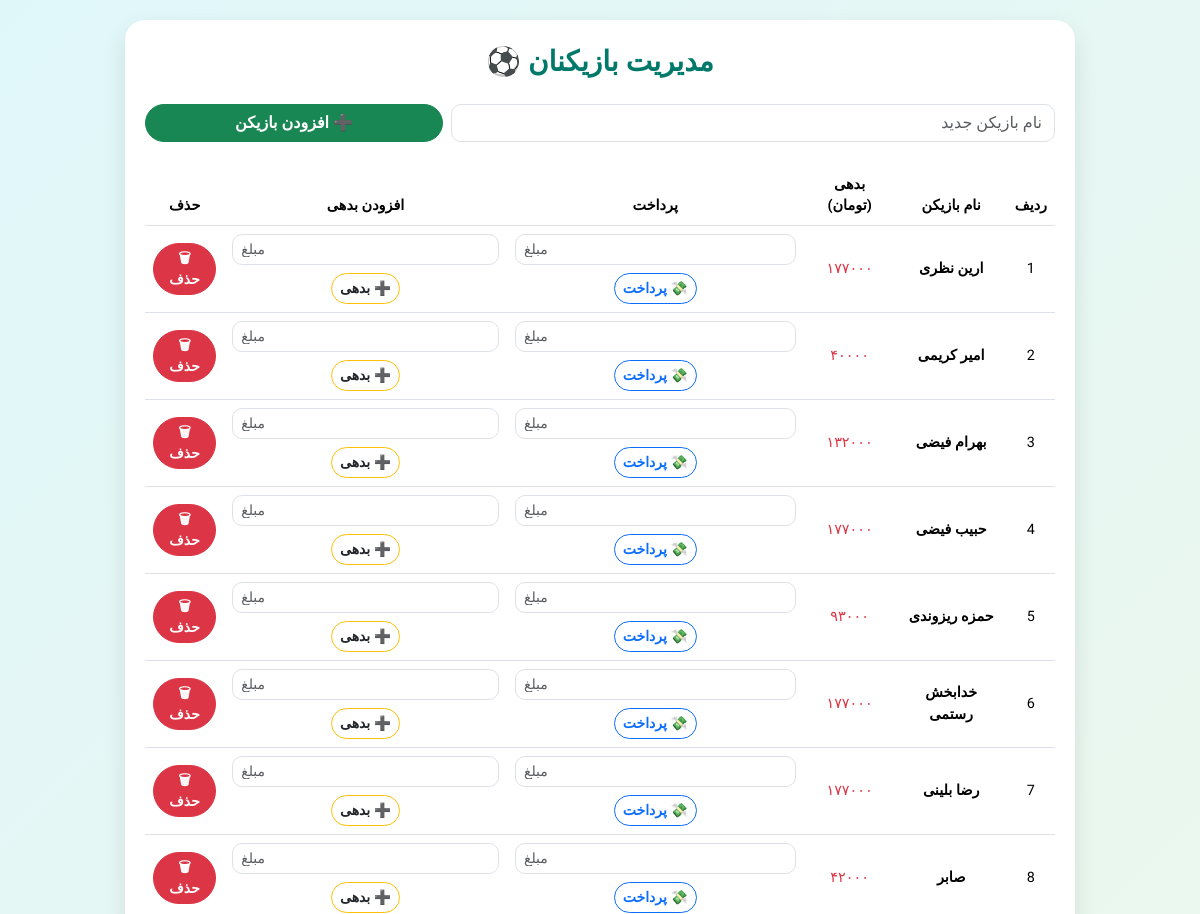
The app's page /admin/players (signed in, upper part), older data.
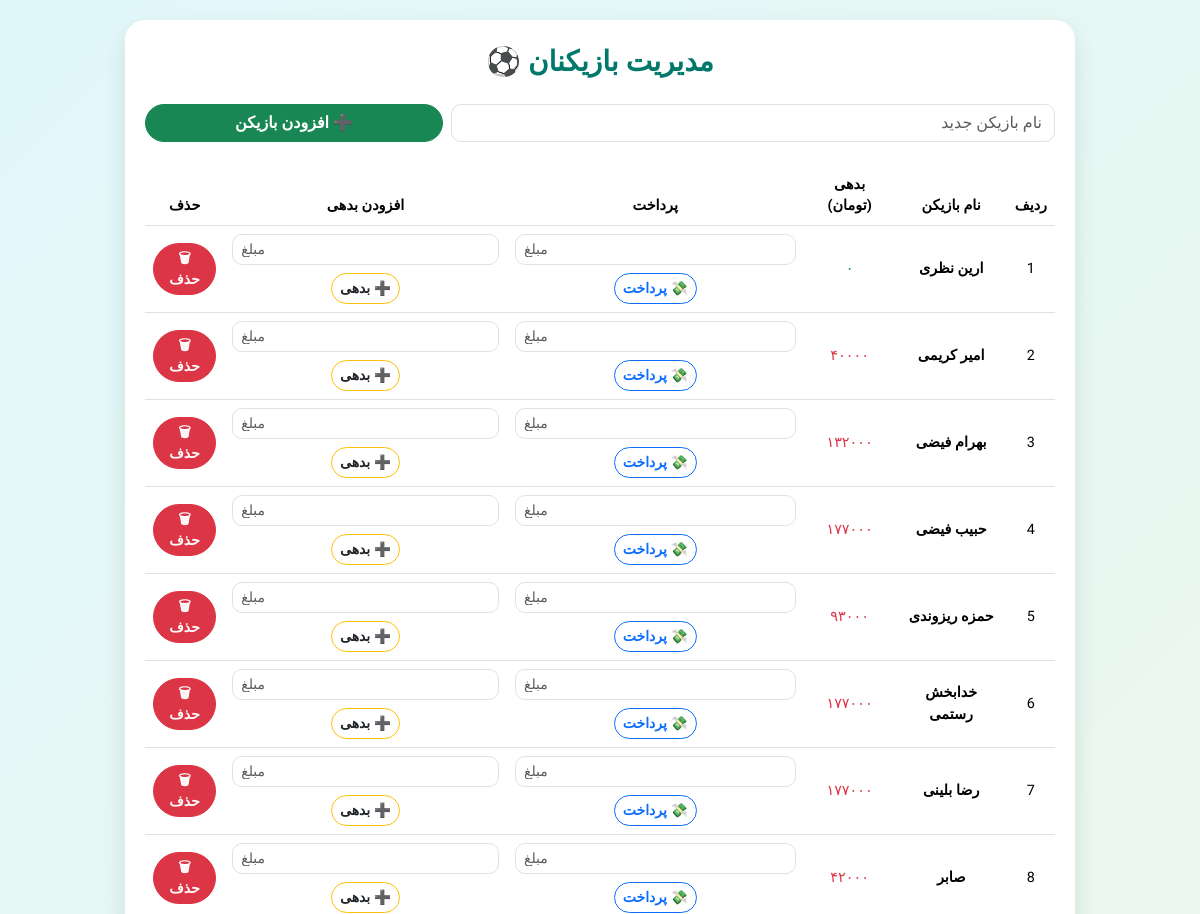
The same page, newer data.
### app.py (models this page shows)
class Player(db.Model):
    id = db.Column(db.Integer, primary_key=True)
    name = db.Column(db.String(100), nullable=False)
    debt = db.Column(db.Integer, default=0)

### app.py (the view, shortened to what this page needs)
@app.route("/admin/players", methods=["GET", "POST"])
def admin_players():
    if not session.get("admin"):
        return redirect(url_for("admin_login"))
    players = Player.query.order_by(Player.name).all()
    return render_template("admin_players.html", players=players, persian_number=persian_number)

### app.py (called while the page is built)
def persian_number(number):
    persian_digits = "۰۱۲۳۴۵۶۷۸۹"
    return "".join(persian_digits[int(d)] if d.isdigit() else d for d in str(number))

### templates/admin_players.html (shortened to what this page needs)
<!doctype html>
<html lang="fa" dir="rtl">
<head>
  <link href="https://cdn.jsdelivr.net/npm/bootstrap@5.3.3/dist/css/bootstrap.rtl.min.css" rel="stylesheet">
</head>
<body>
  <div class="container">
    <h3>مدیریت بازیکنان ⚽</h3>
    <form method="POST" class="row g-2 mb-4 justify-content-center">
      <div class="col-12 col-sm-8">
        <input type="text" name="name" class="form-control" placeholder="نام بازیکن جدید" required>
      </div>
      <div class="col-12 col-sm-4">
        <button type="submit" class="btn btn-success w-100">➕ افزودن بازیکن</button>
      </div>
    </form>
    <div class="table-responsive">
      <table class="table table-hover align-middle text-center">
        <thead>
          <tr>
            <th>ردیف</th>
            <th>نام بازیکن</th>
            <th>بدهی (تومان)</th>
            <th>پرداخت</th>
            <th>افزودن بدهی</th>
            <th>حذف</th>
          </tr>
        </thead>
        <tbody>
          {% for player in players %}
          <tr>
            <td>{{ loop.index }}</td>
            <td class="fw-bold">{{ player.name }}</td>
            <td class="{% if player.debt > 0 %}text-danger{% else %}text-success{% endif %}">
              {{ persian_number(player.debt) }}
            </td>
            <td>
              <form method="POST" class="d-flex justify-content-center flex-wrap gap-2">
                <input type="number" name="amount" class="form-control form-control-sm" placeholder="مبلغ" required>
                <button type="submit" class="btn btn-outline-primary btn-sm">💸 پرداخت</button>
              </form>
            </td>
            <td>
              <form method="POST" class="d-flex justify-content-center flex-wrap gap-2">
                <input type="number" name="amount" class="form-control form-control-sm" placeholder="مبلغ" required>
                <button type="submit" class="btn btn-outline-warning btn-sm text-dark">➕ بدهی</button>
              </form>
            </td>
            <td>
              <form method="POST" onsubmit="return confirm('آیا مطمئنی می‌خواهی حذفش کنی؟');">
                <button type="submit" class="btn btn-danger btn-sm">🗑 حذف</button>
              </form>
            </td>
          </tr>
          {% endfor %}
        </tbody>
      </table>
    </div>
  </div>
</body>
</html>

### templates/admin_players.html (style rules this page uses)
body { font-family: 'Vazirmatn', sans-serif; background: linear-gradient(135deg, #e0f7fa, #f1f8e9); min-height: 100vh; display: flex; align-items: center; justify-content: center; padding: 20px; }
.container { background: #fff; border-radius: 20px; padding: 25px 20px; box-shadow: 0 10px 25px rgba(0,0,0,0.1); width: 100%; max-width: 950px; transition: all 0.3s ease; }
h3 { text-align: center; margin-bottom: 25px; font-weight: 700; color: #00796b; }
table { font-size: 0.9rem; }
th { background: #00796b; color: #fff; }
.btn { border-radius: 30px; font-weight: 600; transition: all 0.2s ease-in-out; }
input[type="number"], input[type="text"] { border-radius: 10px; }

Row changes from the older to the newer data that the page shows:
changed Player "ارین نظری": debt "۱۷۷۰۰۰" → "۰"
